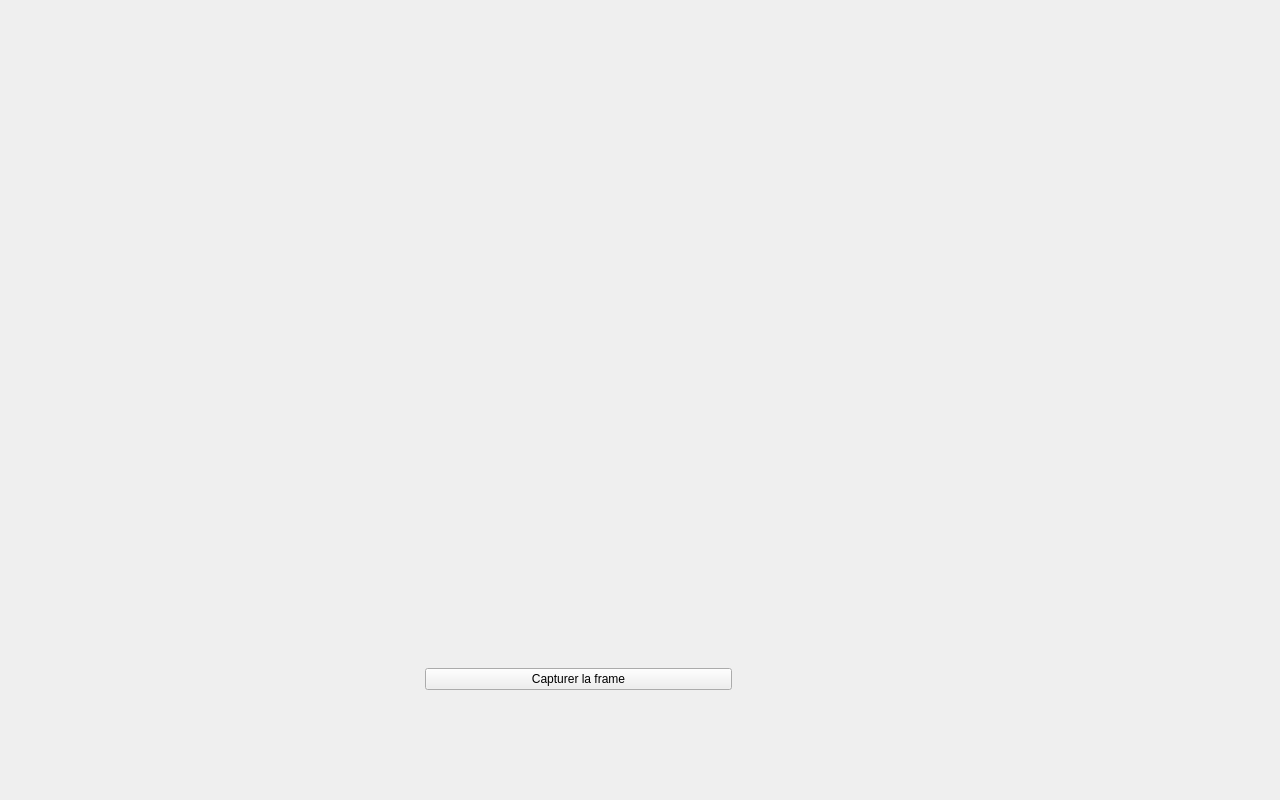
<?xml version="1.0" encoding="UTF-8"?>
<ui version="4.0">
 <class>Window</class>
 <widget class="QWidget" name="Window">
  <property name="geometry">
   <rect>
    <x>0</x>
    <y>0</y>
    <width>1280</width>
    <height>800</height>
   </rect>
  </property>
  <property name="minimumSize">
   <size>
    <width>1280</width>
    <height>800</height>
   </size>
  </property>
  <property name="sizeIncrement">
   <size>
    <width>0</width>
    <height>0</height>
   </size>
  </property>
  <property name="baseSize">
   <size>
    <width>0</width>
    <height>0</height>
   </size>
  </property>
  <property name="windowTitle">
   <string>Projet Bibiliothèques Dvt Multimédia</string>
  </property>
  <widget class="QWidget" name="verticalLayoutWidget">
   <property name="geometry">
    <rect>
     <x>19</x>
     <y>19</y>
     <width>1026</width>
     <height>878</height>
    </rect>
   </property>
   <layout class="QVBoxLayout" name="windowLayout">
    <item>
     <widget class="MyGLWidget" name="glWidget" native="true">
      <property name="enabled">
       <bool>true</bool>
      </property>
      <property name="minimumSize">
       <size>
        <width>400</width>
        <height>200</height>
       </size>
      </property>
      <property name="sizeIncrement">
       <size>
        <width>1</width>
        <height>1</height>
       </size>
      </property>
      <property name="baseSize">
       <size>
        <width>0</width>
        <height>0</height>
       </size>
      </property>
      <property name="cursor">
       <cursorShape>CrossCursor</cursorShape>
      </property>
      <zorder>webcamWidget</zorder>
     </widget>
    </item>
    <item>
     <layout class="QHBoxLayout" name="horizontalLayout_5">
      <item>
       <widget class="WebcamWidget" name="webcamWidget" native="true">
        <property name="minimumSize">
         <size>
          <width>400</width>
          <height>200</height>
         </size>
        </property>
        <property name="sizeIncrement">
         <size>
          <width>1</width>
          <height>1</height>
         </size>
        </property>
        <property name="baseSize">
         <size>
          <width>0</width>
          <height>0</height>
         </size>
        </property>
       </widget>
      </item>
      <item>
       <widget class="QPushButton" name="webcamCapture_">
        <property name="text">
         <string>Capturer la frame</string>
        </property>
       </widget>
      </item>
      <item>
       <widget class="QWidget" name="widget" native="true">
        <zorder>webcamWidget</zorder>
       </widget>
      </item>
     </layout>
    </item>
   </layout>
  </widget>
 </widget>
 <customwidgets>
  <customwidget>
   <class>MyGLWidget</class>
   <extends>QWidget</extends>
   <header>myglwidget.h</header>
   <container>1</container>
   <slots>
    <slot>setXRotation(int)</slot>
    <slot>setZRotation(int)</slot>
    <slot>setYRotation(int)</slot>
   </slots>
  </customwidget>
  <customwidget>
   <class>WebcamWidget</class>
   <extends>QWidget</extends>
   <header>webcamwidget.h</header>
   <container>1</container>
  </customwidget>
 </customwidgets>
 <resources/>
 <connections/>
</ui>
